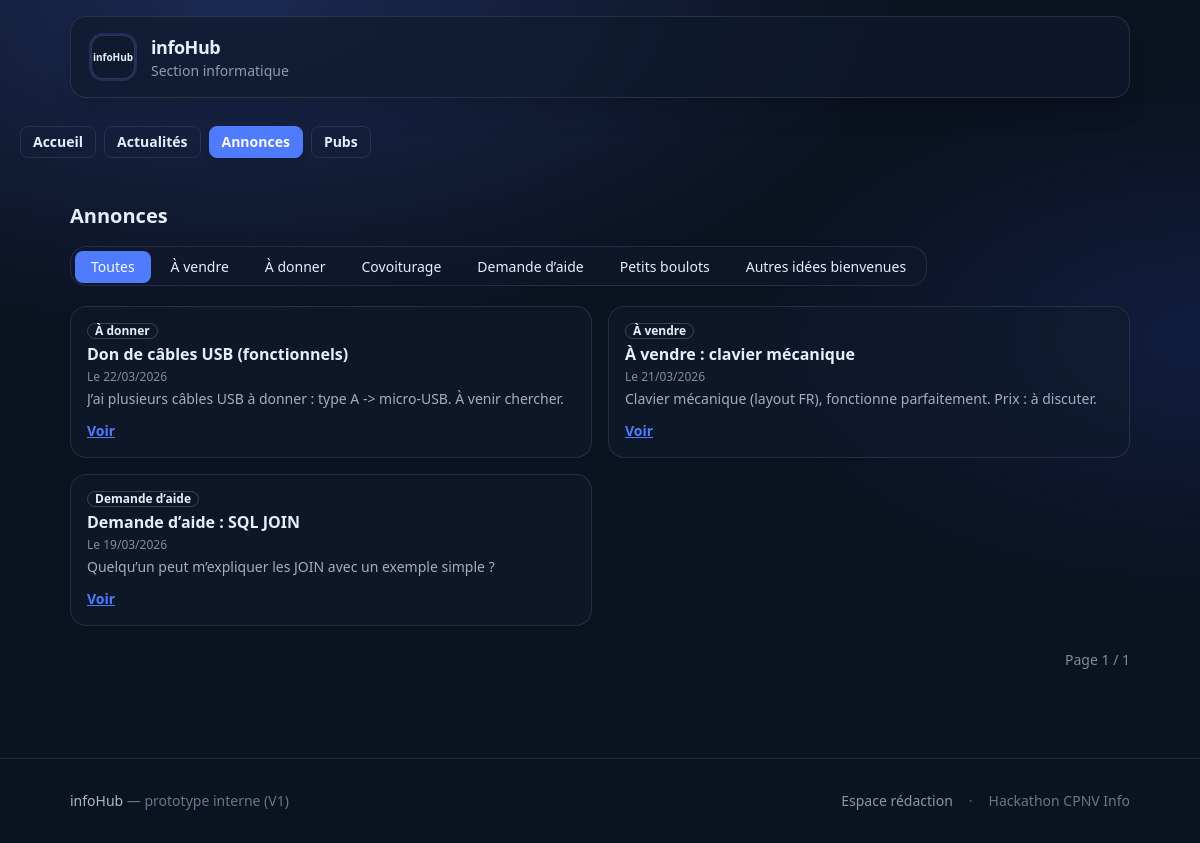
The app's page /index.php?route=announcements with its own data.
### tables this page shows
CREATE TABLE IF NOT EXISTS announcements (
  id INT AUTO_INCREMENT PRIMARY KEY,
  title VARCHAR(255) NOT NULL,
  content TEXT NOT NULL,
  image_path VARCHAR(255) NULL,
  category_slug VARCHAR(50) NOT NULL,
  is_featured TINYINT(1) NOT NULL DEFAULT 0,
  posted_at DATETIME NOT NULL DEFAULT CURRENT_TIMESTAMP,
  CONSTRAINT chk_ann_category CHECK (category_slug IN ('vente','don','covoiturage','aide','petits_boulots','autres'))
);

### lib/db.php (called while the page is built, shortened)
<?php
function db(): PDO
{
  static $pdo = null;
  if ($pdo instanceof PDO) {
    return $pdo;
  }
  $dsn = sprintf(
    'mysql:host=%s;port=%d;dbname=%s;charset=utf8mb4',
    DB_HOST,
    DB_PORT,
    DB_NAME
  );
  $pdo = new PDO($dsn, DB_USER, DB_PASS, [
    PDO::ATTR_ERRMODE => PDO::ERRMODE_EXCEPTION,
    PDO::ATTR_DEFAULT_FETCH_MODE => PDO::FETCH_ASSOC,
  ]);
  return $pdo;
}

### lib/repositories.php (called while the page is built, shortened)
<?php
require_once __DIR__ . '/db.php';
require_once __DIR__ . '/markdown.php';
function getAnnouncementsList(string $categorySlug, int $limit, int $offset = 0): array
{
  $params = [];
  $where = '';
  $stmt = db()->prepare(
    "SELECT * FROM announcements $where ORDER BY posted_at DESC LIMIT :lim OFFSET :off"
  );
  $stmt->bindValue(':lim', $limit, PDO::PARAM_INT);
  $stmt->bindValue(':off', $offset, PDO::PARAM_INT);
  $stmt->execute();
  return $stmt->fetchAll();
}
function countAnnouncements(string $categorySlug): int
{
  if ($categorySlug === 'toutes') {
    return (int)db()->query("SELECT COUNT(*) AS c FROM announcements")->fetch()['c'];
  }
  $stmt = db()->prepare("SELECT COUNT(*) AS c FROM announcements WHERE category_slug = :cat");
  $stmt->execute(['cat' => $categorySlug]);
  return (int)$stmt->fetch()['c'];
}

### lib/markdown.php (called while the page is built, shortened)
<?php
function markdown_snippet(string $markdown, int $maxChars = 200): string
{
  $text = str_replace(["\r\n", "\r"], "\n", $markdown);
  $text = preg_replace('/\[(.*?)\]\((https?:\/\/[^\)]+)\)/', '$1', (string)$text);
  $text = preg_replace('/\*\*([^*]+)\*\*/', '$1', (string)$text);
  $text = preg_replace('/\*([^*\n]+)\*/', '$1', (string)$text);
  $text = preg_replace('/`([^`]+)`/', '$1', (string)$text);
  $text = preg_replace('/^#{1,3}\s*/m', '', (string)$text);
  $text = preg_replace('/\s+/', ' ', trim((string)$text));
  if (mb_strlen($text) <= $maxChars) {
    return $text;
  }
  return mb_substr($text, 0, $maxChars - 1) . '…';
}

### pages/announcements.php (the view, shortened to what this page needs)
<?php
require_once __DIR__ . '/../lib/repositories.php';
$category = (string)($_GET['category'] ?? 'toutes');
$page = isset($_GET['page']) ? max(1, (int)$_GET['page']) : 1;
$perPage = 12;
$offset = ($page - 1) * $perPage;
$total = countAnnouncements($category);
$totalPages = (int)max(1, ceil($total / $perPage));
$items = getAnnouncementsList($category, $perPage, $offset);
?>
<?php require __DIR__ . '/../templates/header.php'; ?>
<section class="my-6 animate-fade-in">
  <h1 class="text-xl font-bold mb-4">Annonces</h1>
  <div role="tablist" class="tabs tabs-boxed flex-nowrap sm:flex-wrap gap-1 bg-base-200/50 p-1 rounded-2xl border border-base-content/10 max-w-full w-full sm:w-fit mb-5 overflow-x-auto overflow-y-hidden scroll-smooth pb-0.5 [-ms-overflow-style:none] [scrollbar-width:none] [&::-webkit-scrollbar]:hidden touch-pan-x">
    <a role="tab" class="tab tab-sm rounded-xl shrink-0 transition-all duration-200 <?= $category === 'toutes' ? 'tab-active !bg-primary text-primary-content shadow-sm' : '' ?>" href="index.php?route=announcements&category=toutes">Toutes</a>
    <?php foreach (ANNOUNCEMENT_CATEGORIES as $slug => $label): ?>
      <a role="tab" class="tab tab-sm rounded-xl shrink-0 transition-all duration-200 <?= $category === $slug ? 'tab-active !bg-primary text-primary-content shadow-sm' : '' ?>" href="index.php?route=announcements&category=<?= h($slug) ?>"><?= h($label) ?></a>
    <?php endforeach; ?>
  </div>
  <?php if (!$items): ?>
    <div class="rounded-2xl border border-dashed border-base-content/20 bg-base-200/40 px-5 py-6 text-base-content/70">
      <p>Aucune annonce.</p>
    </div>
  <?php else: ?>
    <div class="grid gap-4 sm:grid-cols-2">
      <?php foreach ($items as $a): ?>
        <article class="card bg-base-200/60 border border-base-content/10 overflow-x-clip min-w-0 max-w-full hover:-translate-y-0.5 hover:shadow-lg transition-all duration-300">
          <div class="card-body p-4 gap-1">
            <span class="badge badge-outline badge-sm font-semibold w-fit border-base-content/20"><?= h(ANNOUNCEMENT_CATEGORIES[$a['category_slug']] ?? $a['category_slug']) ?></span>
            <h3 class="font-bold text-base leading-snug"><?= h($a['title']) ?></h3>
            <p class="text-xs text-base-content/55">Le <?= h(date_format(new DateTime($a['posted_at']), 'd/m/Y')) ?></p>
            <p class="text-sm text-base-content/70 line-clamp-4"><?= h(markdown_snippet((string)$a['content'], 170)) ?></p>
            <a class="link link-primary font-bold text-sm mt-2 w-fit" href="index.php?route=announcement_detail&id=<?= (int)$a['id'] ?>">Voir</a>
          </div>
        </article>
      <?php endforeach; ?>
    </div>
    <div class="flex flex-wrap items-center justify-between gap-3 mt-6">
      <span class="text-sm text-base-content/55">Page <?= h((string)$page) ?> / <?= h((string)$totalPages) ?></span>
    </div>
  <?php endif; ?>
</section>
<?php require __DIR__ . '/../templates/footer.php'; ?>

### records on screen
announcements: category_slug "À donner", title "Don de câbles USB (fonctionnels)", posted_at "22/03/2026", content "J’ai plusieurs câbles USB à donner : type A -> micro-USB. À venir chercher."
announcements: category_slug "À vendre", title "À vendre : clavier mécanique", posted_at "21/03/2026", content "Clavier mécanique (layout FR), fonctionne parfaitement. Prix : à discuter."
announcements: category_slug "Demande d’aide", title "Demande d’aide : SQL JOIN", posted_at "19/03/2026", content "Quelqu’un peut m’expliquer les JOIN avec un exemple simple ?"

### other values on screen
SITE_TITLE "infoHub"
$label "À vendre"
$label "À donner"
$label "Covoiturage"
$label "Demande d’aide"
$label "Petits boulots"
$label "Autres idées bienvenues"
$page "1"
$totalPages "1"
